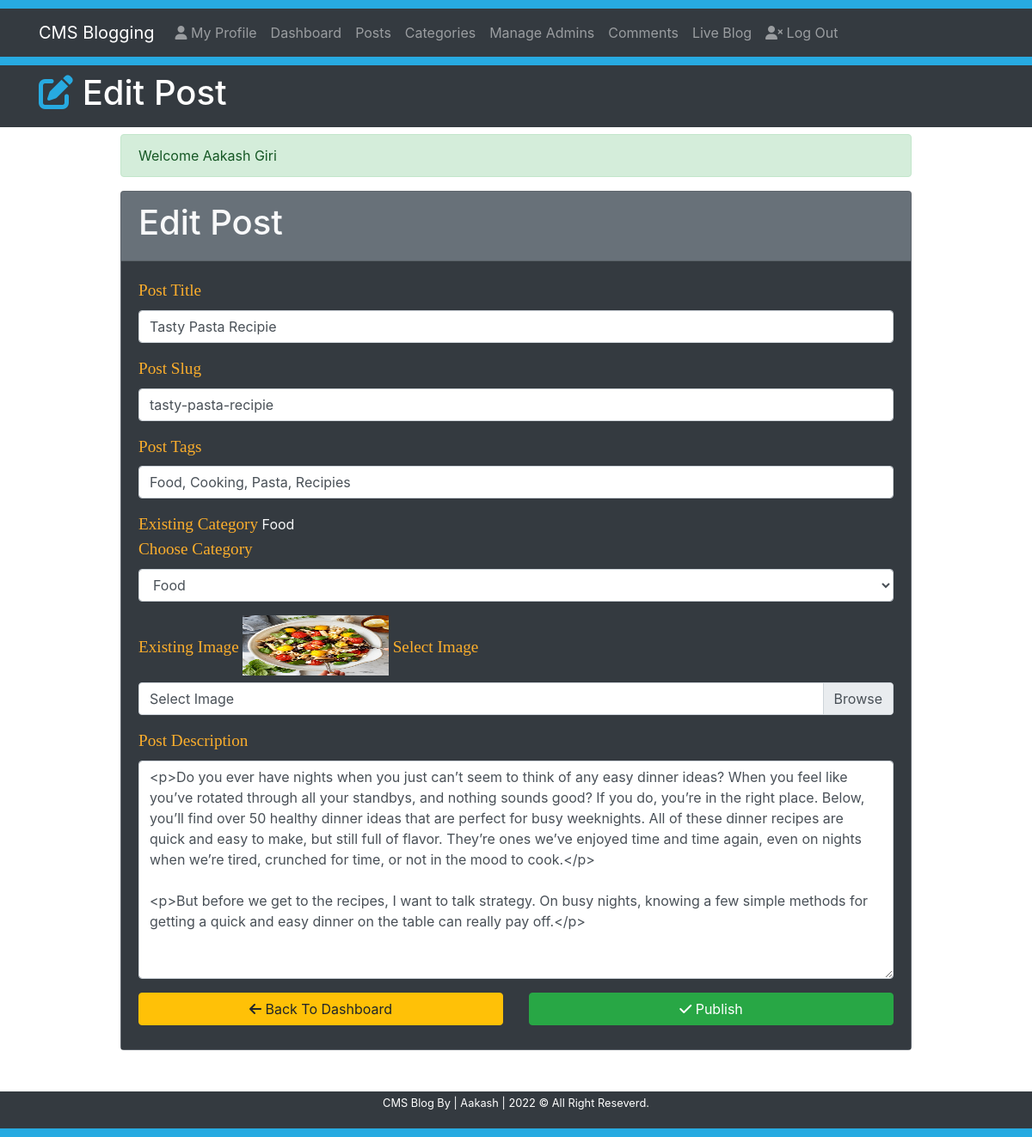
Screenshot of /CMS4.2.1/editpost?id=4 (signed in) with the database file from the repository.
### tables this page shows
CREATE TABLE `post` (
  `id` int(11) NOT NULL,
  `datetime` varchar(50) NOT NULL,
  `title` varchar(300) NOT NULL,
  `slug` varchar(300) NOT NULL,
  `tags` varchar(500) NOT NULL,
  `category` varchar(50) NOT NULL,
  `author` varchar(50) NOT NULL,
  `image` text NOT NULL,
  `post` text NOT NULL,
  `status` varchar(50) NOT NULL,
  `user_id` int(11) NOT NULL
);

CREATE TABLE `category` (
  `id` int(11) NOT NULL,
  `title` varchar(20) NOT NULL,
  `author` varchar(50) NOT NULL,
  `datetime` varchar(20) NOT NULL
);

### Includes/functions.php (called while the page is built, shortened)
<?php
    $serverName = BASE_PATH;
    $cssBaseURL = $serverName.'/css';
?>

### editpost.php (the view, shortened to what this page needs)
<?php
    require 'Includes/functions.php';
    require 'Includes/sessions.php';
    $searchQryParam = $_GET['id'];
?>
<!DOCTYPE html>
<html lang="en">
<head>
    <link rel="stylesheet" href="https://pro.fontawesome.com/releases/v5.10.0/css/all.css"/>
    <link rel="stylesheet" href="https://stackpath.bootstrapcdn.com/bootstrap/4.4.1/css/bootstrap.min.css">
    <link rel="stylesheet" href="<?= $cssBaseURL ?>/style.css">
</head>
<body>
    <div style="height: 10px; background-color: #27aae1;"></div>
    <nav class="navbar navbar-expand-lg navbar-dark bg-dark">
        <div class="container">
            <a href="<?= $serverName; ?>/index" class="navbar-brand">CMS Blogging</a>
            <div class="collapse navbar-collapse" id="navbarcollapseCMS">
                <ul class="navbar-nav">
                    <li class="nav-item">
                        <a href="<?= $serverName; ?>/myprofile" class="nav-link"> <i class='fas fa-user'></i> My Profile</a>
                    </li>
                    <li class="nav-item">
                        <a href="<?= $serverName; ?>/dashboard" class="nav-link">Dashboard</a>
                    </li>
                    <li class="nav-item">
                        <a href="<?= $serverName; ?>/posts" class="nav-link">Posts</a>
                    </li>
                    <li class="nav-item">
                        <a href="<?= $serverName; ?>/categories" class="nav-link"> Categories</a>
                    </li>
                    <?php if($_SESSION['permission'] == 'Superuser'){ ?>
                    <li class="nav-item">
                        <a href="<?= $serverName; ?>/admin?page=1" class="nav-link">Manage Admins</a>
                    </li>
                    <?php } ?>
                    <?php if($_SESSION['permission'] != 'User'){ ?>
                    <li class="nav-item">
                        <a href="<?= $serverName; ?>/comments" class="nav-link">Comments</a>
                    </li>
                    <?php } ?>
                    <li class="nav-item">
                        <a href="<?= $serverName; ?>/blog/1" class="nav-link">Live Blog</a>
                    </li>
                </ul>
                <ul class="navbar-nav">
                    <li class="nav-item">
                        <a href="<?= $serverName; ?>/logout" class="nav-link"><i class='fas fa-user-times'></i> Log Out</a>
                    </li>
                </ul>
            </div>
        </div>
    </nav>
    <div style="height: 10px; background-color: #27aae1;"></div>
    <header class='bg-dark text-white py-2'>
        <div class="container">
            <div class="row">
                <div class="col-md-12">
                    <h1><i class='fas fa-edit' style="color: #27aae1;"></i>  Edit Post</h1>
                </div>
            </div>
        </div>
    </header>
    <section class="container py-2 mb-4">
        <div class="row">
            <div class="offset-lg-1 col-lg-10" style="min-height: 400px;">
                <?php
                    echo SuccessMessage();
                    $searchqryparm = $_GET['id'];
                    $sql = "SELECT * FROM post WHERE id = '$searchqryparm'";
                    $result = mysqli_query($conn, $sql);
                    if (mysqli_num_rows($result) > 0){
                        while($row = mysqli_fetch_assoc($result)) {
                            $PostTitle = $row['title'];
                            $PostTags = $row['tags'];
                            $PostSlug = $row['slug'];
                            $Category = $row['category'];
                            $Image = $row['image'];
                            $PostDescription = $row['post'];
                        }
                    }
                ?>
                <form action="<?= $serverName; ?>/editpost?id=<?= $searchQryParam; ?>" method='post' enctype="multipart/form-data">
                    <div class="card bg-secondary text-light mb-3">
                        <div class="card-header">
                            <h1>Edit Post</h1>
                        </div>
                        <div class="card-body bg-dark">
                            <div class="form-group">
                                <label for="postTitle"><span class="fieldInfo">Post Title</span></label>
                                <input type="text" name='postTitle' class="form-control" id='postTitle' value='<?= $PostTitle; ?>' placeholder='Enter post title'>
                            </div>
                            <div class="form-group">
                                <label for="postSlug"><span class="fieldInfo">Post Slug</span></label>
                                <input type="text" name='postSlug' class="form-control" id='postSlug' value='<?= $PostSlug; ?>' placeholder='Enter post slug'>
                            </div>
                            <div class="form-group">
                                <label for="postTags"><span class="fieldInfo">Post Tags</span></label>
                                <input type="text" name='postTags' class="form-control" id='postTags' value='<?= $PostTags; ?>' placeholder='Enter post tags'>
                            </div>
                            <div class="form-group">
                                <span class='fieldInfo'>Existing Category</span>
                                <?= $Category; ?> <br>
                                <label for="postTitle"><span class="fieldInfo">Choose Category</span></label>
                                <select class='form-control' name="category" id="categoryTitle">
                                    <?php
                                        $sql = "SELECT id, title FROM category";
                                        $result = mysqli_query($conn, $sql);
                                        if (mysqli_num_rows($result) > 0){
                                            while($row = mysqli_fetch_assoc($result)) {
                                                $categoryName = $row['title'];
                                    ?>
                                    <option value="<?= $categoryName ?>" <?= $categoryName == $Category ? 'selected': ''; ?>><?php echo $categoryName ?></option>
                                    <?php  }
                                        }
                                    ?>
                                </select>
                            </div>
                            <div class="form-group">
                                <span class='fieldInfo'>Existing Image</span>
                                <img class="mb-2" src="Upload/<?= $Image; ?>" alt="<?= $Image; ?>" width="170px;" height="70px;">
                                <label for="imageSelect"><span class="fieldInfo">Select Image</span></label>
                                <div class="custom-file">
                                    <label for="imageSelect" class="custom-file-label">Select Image</label>
                                </div>
                            </div>
                            <div class="form-group">
                                <label for="post"><span class="fieldInfo">Post Description</span></label>
                                <textarea class="form-control" name="postDescription" id="post" cols="80" rows="10"><?= $PostDescription; ?></textarea>
                            </div>
                            <div class="row">
                                <div class="col-lg-6 mb-2">
                                    <a href="<?= $serverName; ?>/dashboard" class='btn btn-warning btn-block'><i class='fas fa-arrow-left'></i> Back To Dashboard</a>
                                </div>
                                <div class="col-lg-6 mb-2">
                                    <button class='btn btn-success btn-block' type='submit' name='submit'><i class='fas fa-check'></i> Publish</button>
                                </div>
                            </div>
                        </div>
                    </div>
                </form>
            </div>
        </div>
    </section>
    <footer class="bg-dark text-white py-1">
        <div class="container">
            <div class="row">
                <div class="col">
                    <p class="lead text-center small">CMS Blog By | Aakash | <span id='year'></span> &copy; All Right Reseverd.</p>
                </div>
            </div>
        </div>
    </footer>
    <div style="height: 10px; background-color: #27aae1;"></div>
</body>
</html>

### Css/style.css (style rules this page uses)
.fieldInfo { color: rgb(251,174,44); font-family: Biiter, Georgia, 'Times New Roman', Times, serif; font-size: 1.2em; }

### rows the page displays
post: postTitle "Tasty Pasta Recipie", postSlug "tasty-pasta-recipie", postTags "Food, Cooking, Pasta, Recipies", category "Food", image (picture), postDescription "<p>Do you ever have nights when you just can’t seem to think of any easy dinner ideas? When you feel like you’ve rotated through all your standbys, and nothing sounds good? If you do, you’re in the right place. Below, you’ll find over 50 healthy dinner ideas that are perfect for busy weeknights. All of these dinner recipes are quick and easy to make, but still full of flavor. They’re ones we’ve enjoyed time and time again, even on nights when we’re tired, crunched for time, or not in the mood to cook.</p> <p>But before we get to the recipes, I want to talk strategy. On busy nights, knowing a few simple methods for getting a quick and easy dinner on the table can really pay off.</p>"

### other values shown
SuccessMessage() "Welcome Aakash Giri"
